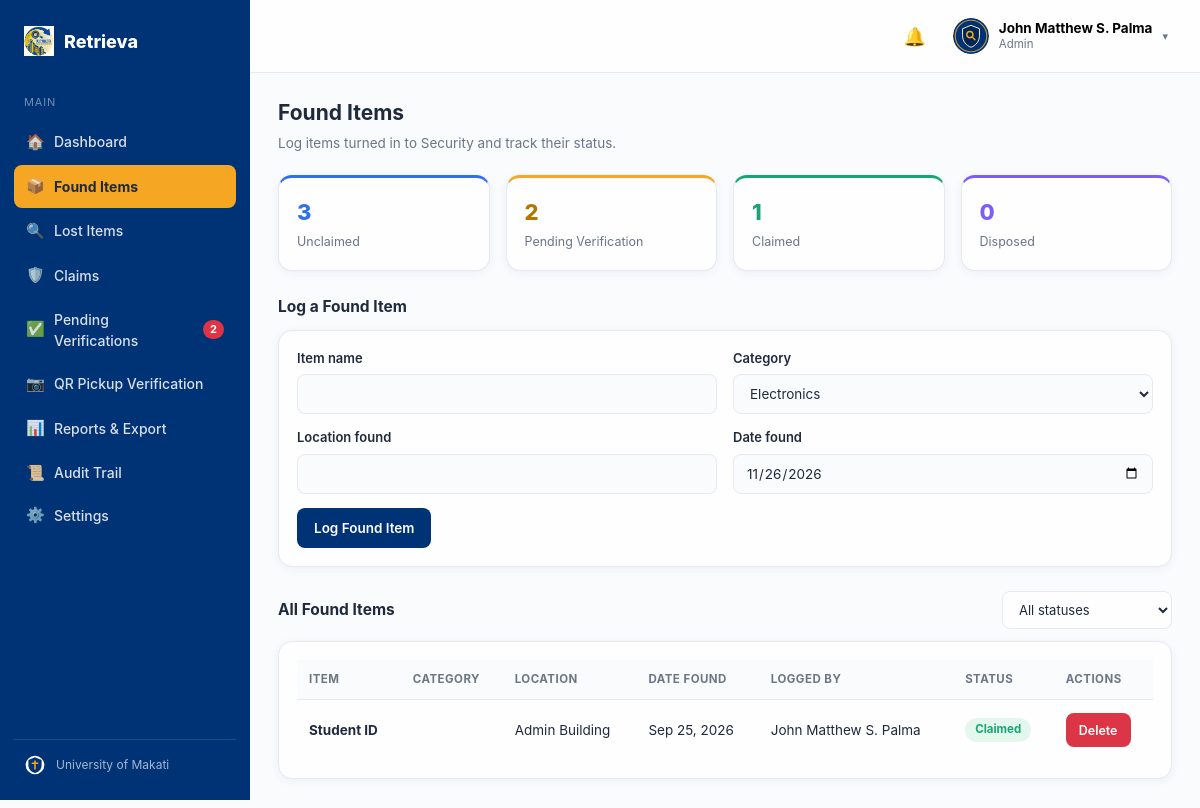
/dashboard/found-items.php (signed in), run on an earlier commit of the app's database.
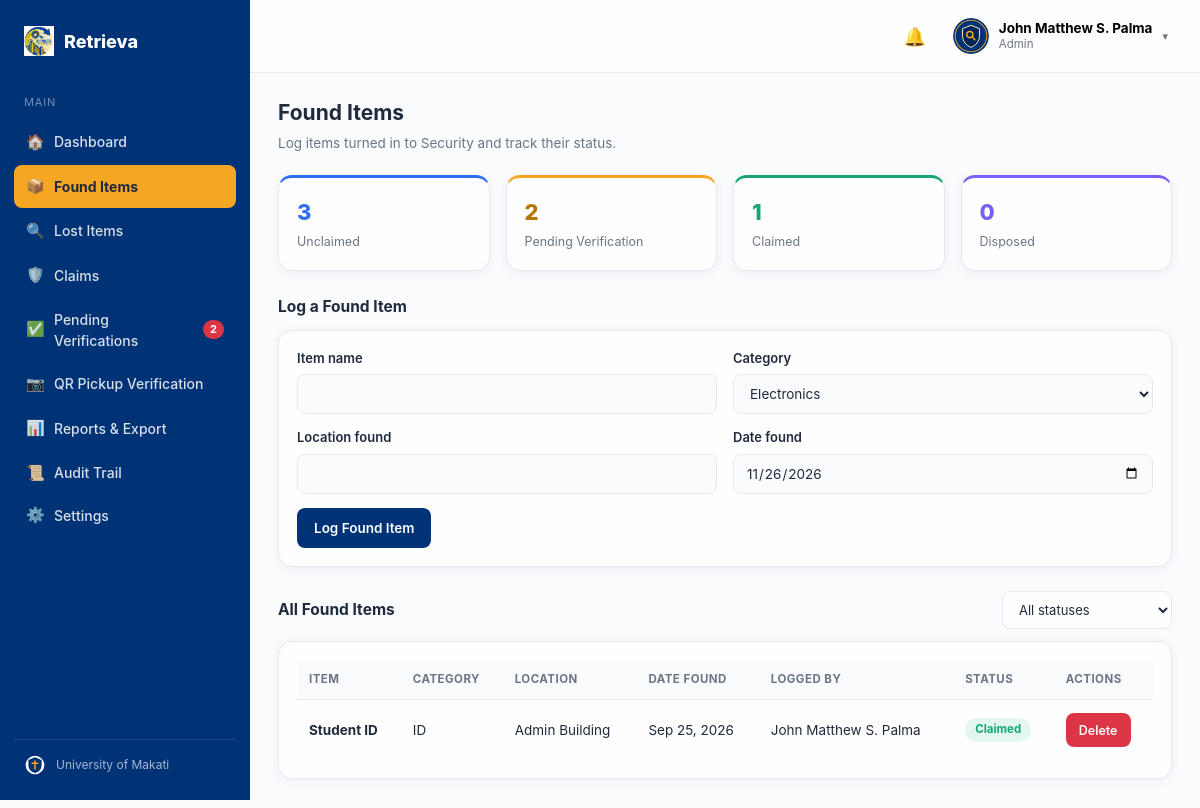
And on a later commit of the database.
### tables this page shows
CREATE TABLE found_items (
  id                 INT UNSIGNED AUTO_INCREMENT PRIMARY KEY,
  public_code        VARCHAR(30) NULL UNIQUE,
  logged_by          INT UNSIGNED NOT NULL,
  item_name          VARCHAR(150) NOT NULL,
  category           ENUM('Phone (Android)','Phone (Iphone)','Tablet','ID','Lace','Tumbler/Flask/Bottled Water','Bag','Shoes','Notebook','Book','Other') NOT NULL,
  other_category     VARCHAR(150) NULL,
  location_found     VARCHAR(150) NOT NULL,
  date_found         DATE NOT NULL,
  photo_path         VARCHAR(500) NULL,
  public_summary     VARCHAR(500) NULL,  
  extracted_text     TEXT NULL,       
  masked_features    TEXT NULL,       
  status             ENUM('unclaimed','pending_verification','claimed','disposed','returned') NOT NULL DEFAULT 'unclaimed',
  created_at         TIMESTAMP NOT NULL DEFAULT CURRENT_TIMESTAMP,
  FOREIGN KEY (logged_by) REFERENCES users(id)
);

CREATE TABLE users (
  id                    INT UNSIGNED AUTO_INCREMENT PRIMARY KEY,
  email                 VARCHAR(150) NOT NULL UNIQUE,
  student_id            VARCHAR(30)  NULL UNIQUE,
  phone                 VARCHAR(30)  NULL,
  program_department    VARCHAR(150) NULL,
  email_verified        TINYINT(1)   NOT NULL DEFAULT 0,
  phone_verified        TINYINT(1)   NOT NULL DEFAULT 0,
  last_login_at         DATETIME     NULL,
  notify_email          TINYINT(1)   NOT NULL DEFAULT 1,
  notify_sms            TINYINT(1)   NOT NULL DEFAULT 0,
  notify_in_app         TINYINT(1)   NOT NULL DEFAULT 1,
  notify_matches        TINYINT(1)   NOT NULL DEFAULT 1,
  notify_system         TINYINT(1)   NOT NULL DEFAULT 1,
  share_lost_reports    TINYINT(1)   NOT NULL DEFAULT 1,
  full_name             VARCHAR(150) NOT NULL,
  password_hash         VARCHAR(255) NULL,           
  password_is_set       TINYINT(1)   NOT NULL DEFAULT 0,
  skip_password_prompt  TINYINT(1)   NOT NULL DEFAULT 0,  
  role                  ENUM('admin','security','professor','student') NOT NULL DEFAULT 'student',
  auth_provider         ENUM('local','google') NOT NULL DEFAULT 'local',
  google_id             VARCHAR(100) NULL UNIQUE,
  avatar_url            VARCHAR(500) NULL,            
  totp_secret           VARCHAR(64)  NULL,
  totp_enabled          TINYINT(1)   NOT NULL DEFAULT 0,
  login_method          ENUM('email','totp') NOT NULL DEFAULT 'email',
  status                ENUM('active','blocked') NOT NULL DEFAULT 'active',
  failed_attempts       INT UNSIGNED NOT NULL DEFAULT 0,
  lockout_until         DATETIME     NULL,
  created_at            TIMESTAMP NOT NULL DEFAULT CURRENT_TIMESTAMP,
  updated_at            TIMESTAMP NOT NULL DEFAULT CURRENT_TIMESTAMP ON UPDATE CURRENT_TIMESTAMP
);

### dashboard/_bootstrap.php (called while the page is built, shortened)
<?php
require_once __DIR__ . '/../database/db.php';
$session = require_login_page('../auth/login.php');
$stmt = get_db()->prepare(
    'SELECT id, email, student_id, phone, program_department, email_verified, phone_verified,
            notify_email, notify_sms, notify_in_app, notify_matches, notify_system, share_lost_reports,
            full_name, role, avatar_url, auth_provider, password_is_set, skip_password_prompt, totp_enabled, login_method
     FROM users WHERE id = ?'
);
$stmt->execute([$session['user_id']]);
$user = $stmt->fetch();
$role = $user['role'];
$currentPage = $currentPage ?? 'dashboard';

### database/db.php (called while the page is built, shortened)
<?php
function get_db(): PDO {
    static $pdo = null;
    if ($pdo === null) {
        try {
            $pdo = new PDO(
                'mysql:host=' . DB_HOST . ';dbname=' . DB_NAME . ';charset=utf8mb4',
                DB_USER,
                DB_PASS,
                [
                    PDO::ATTR_ERRMODE            => PDO::ERRMODE_EXCEPTION,
                    PDO::ATTR_DEFAULT_FETCH_MODE => PDO::FETCH_ASSOC,
                    PDO::ATTR_EMULATE_PREPARES   => false,
                ]
            );
        } catch (PDOException $e) {
            http_response_code(500);
            die(json_encode(['success' => false, 'message' => 'Database connection failed.']));
        }
    }
    return $pdo;
}
function h(?string $value): string {
    return htmlspecialchars($value ?? '', ENT_QUOTES, 'UTF-8');
}

### dashboard/found-items.php (the view, shortened to what the changed rows need)
<?php
$currentPage = 'found-items';
require_once __DIR__ . '/_bootstrap.php';
$db = get_db();
$statuses = ['unclaimed', 'pending_verification', 'claimed', 'disposed'];
function found_status_pill(string $status): string {
    $map = [
        'unclaimed' => ['pill--amber', 'Unclaimed'],
        'pending_verification' => ['pill--blue', 'Pending Verification'],
        'claimed' => ['pill--green', 'Claimed'],
        'disposed' => ['pill--gray', 'Disposed'],
    ];
    [$class, $label] = $map[$status] ?? ['pill--gray', ucfirst($status)];
    return '<span class="pill ' . $class . '">' . h($label) . '</span>';
}
$statusFilter = (string) ($_GET['status'] ?? 'all');
$sql = 'SELECT f.*, u.full_name AS logged_by_name FROM found_items f JOIN users u ON u.id = f.logged_by';
$params = [];
$sql .= ' ORDER BY f.created_at DESC';
$stmt = $db->prepare($sql); $stmt->execute($params); $items = $stmt->fetchAll();
?>
<!DOCTYPE html>
<html lang="en">
<head><link rel="stylesheet" href="../assets/theme.css"><link rel="stylesheet" href="styles.css"></head>
<body data-page="<?= h($currentPage) ?>" data-role="<?= h($role) ?>">
<?php include __DIR__ . '/components/sidebar.php'; ?><div class="main-col"><?php include __DIR__ . '/components/header.php'; ?><main class="page-content">
<div class="page-header"><h1>Found Items</h1><p>Log items turned in to Security and track their status.</p></div>
<?php foreach ($statuses as $status): ?><?= h($status) ?> <?= $statusFilter === $status ? 'selected' : '' ?><?= h(ucwords(str_replace('_', ' ', $status))) ?><?php endforeach; ?><div class="card"><div class="data-table-wrap"><table class="data-table"><thead><tr><th>Item</th><th>Category</th><th>Location</th><th>Date Found</th><th>Logged By</th><th>Status</th><th>Actions</th></tr></thead><tbody><?php if (!$items): ?><tr class="empty-row"><td colspan="7">No found items logged yet.</td></tr><?php endif; ?><?php foreach ($items as $item): ?><tr><td><strong><?= h($item['item_name']) ?></strong></td><td><?= h($item['category']) ?><?php if ($item['category'] === 'Others' && !empty($item['other_category'])): ?><?= h($item['other_category']) ?><?php endif; ?></td><td><?= h($item['location_found']) ?></td><td><?= h(date('M j, Y', strtotime($item['date_found']))) ?></td><td><?= h($item['logged_by_name']) ?></td><td><?= found_status_pill($item['status']) ?></td><td><div class="actions-cell"><?php if ($item['status'] === 'unclaimed'): ?><?= csrf_field() ?><?= (int) $item['id'] ?><?php elseif ($item['status'] === 'pending_verification'): ?><a class="btn btn-sm btn-primary" href="pending-verifications.php">Review Claim</a><?php endif; ?><form method="post" data-confirm="Are you sure you want to delete this found item permanently?" data-confirm-title="Delete Found Item?" data-confirm-btn="Delete Item"><?= csrf_field() ?><?= (int) $item['id'] ?><button class="btn btn-sm btn-danger">Delete</button></form></div></td></tr><?php endforeach; ?></tbody></table></div></div>
</main></div><script src="dashboard.js"></script></body></html>

What changed in the data, as far as the page shows it:
changed found_items "Student ID": category (not shown) → "ID"
